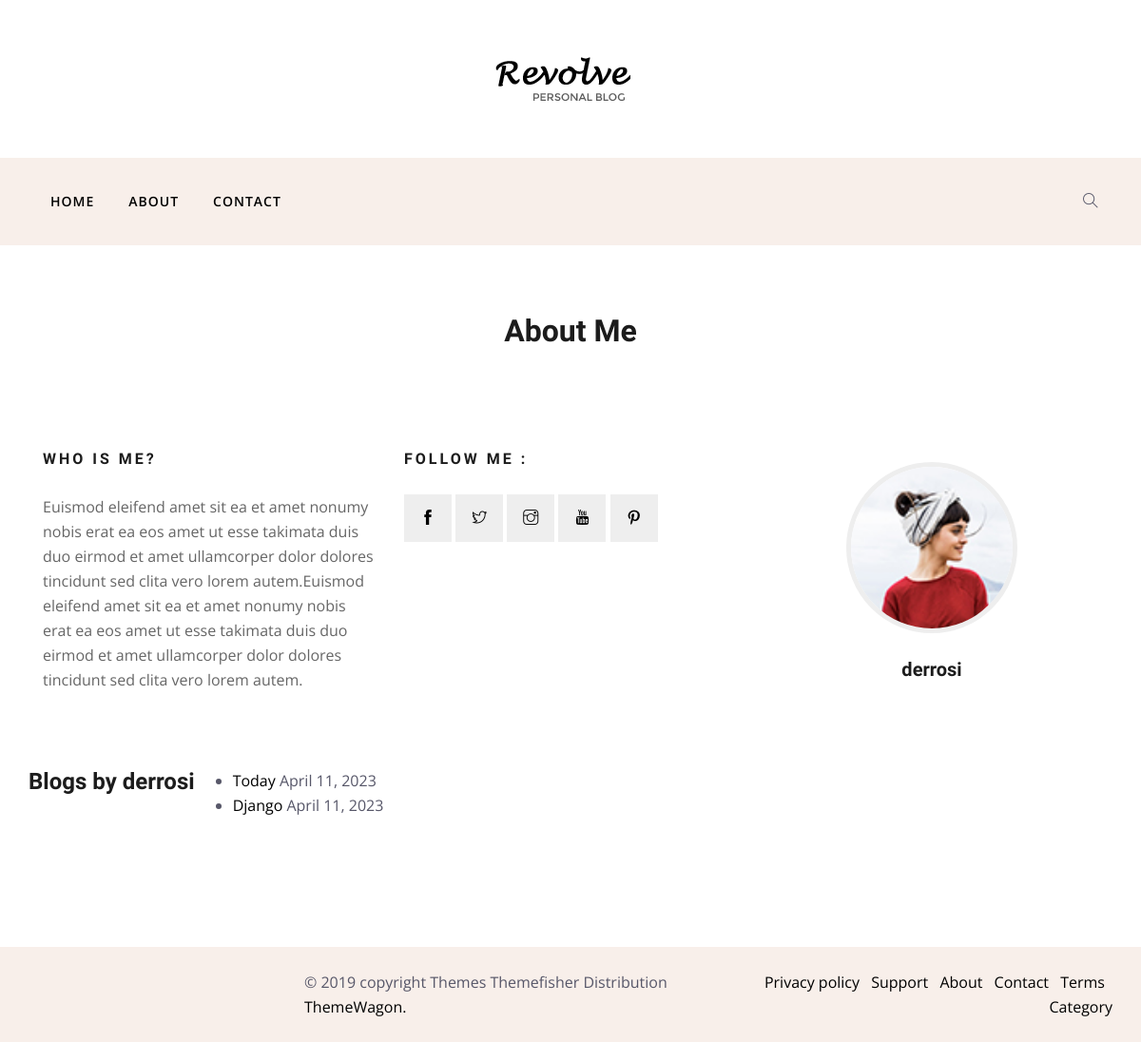
Screenshot of /blog/blogger/2/ with the database file from the repository.
### blog/models.py (models this page shows, shortened)
class BlogAuthor(models.Model):
    user = models.OneToOneField(User, on_delete=models.SET_NULL, null=True)
    bio = models.TextField(max_length=400, help_text="Enter Your Bio Details Here")
    author_avatar = models.ImageField(upload_to='images/author-avatar/')
    class Meta:
        ordering = ["user", "bio", "author_avatar"]
    def get_absolute_url(self):
        return reverse('blogs-by-author', args=[str(self.id)])

class Blog(models.Model):
    category = models.ForeignKey(BlogCategory, on_delete=models.SET_NULL, null=True)
    name = models.CharField(max_length=200)
    author = models.ForeignKey(BlogAuthor, on_delete=models.SET_NULL, null=True)
    description = models.TextField(max_length=2000, help_text="Enter Your Blog Text Here")
    post_date = models.DateField(default=date.today)
    banner_image = models.ImageField(upload_to='images/blog-images/')
    blog_short_description = models.CharField(max_length=255, default="Enter A short Description")
    class Meta:
        ordering = ['-post_date']
    def get_absolute_url(self):
        return reverse('blog-detail', args=[str(self.id)])

### blog/views.py (the view)
# urls.py: path('blogger/<int:pk>/', views.BlogListByAuthorView.as_view(), name='blogs-by-author')
class BlogListByAuthorView(generic.ListView):
    model = Blog
    template_name = 'blog/blog_list_by_author.html'
    def get_queryset(self):
        id = self.kwargs['pk']
        target_author = get_object_or_404(BlogAuthor, pk=id)
        return Blog.objects.filter(author=target_author)
    def get_context_data(self, **kwargs):
        context = super(BlogListByAuthorView, self).get_context_data(**kwargs)
        context['blogger'] = get_object_or_404(BlogAuthor, pk=self.kwargs['pk'])
        return context

### blog/templates/blog/blog_list_by_author.html (shortened to what this page needs)
{% extends 'blog/base.html' %}
{% block body %}
    {% load static %}
    <body>
    <div class="header-logo py-5 d-none d-lg-block">
        <div class="container">
            <div class="row justify-content-center">
                <div class="col-lg-6 text-center">
                    <a class="navbar-brand" href="{% url 'blogs' %}"><img src="{% static 'blog/images/logo.png' %}"
                                                                          alt=""
                                                                          class="img-fluid w-100"></a>
                </div>
            </div>
        </div>
    </div>
    <header class="header-top bg-grey justify-content-center">
        <nav class="navbar navbar-expand-lg navigation">
            <div class="container">
                <div class="collapse navbar-collapse" id="navbarContent">
                    <ul id="menu" class="menu navbar-nav ">
                        <li class="nav-item dropdown  pl-0">
                            <a class="nav-link " href="{% url 'blogs' %}" role="button" aria-haspopup="true"
                               aria-expanded="false">
                                Home
                            </a>
                        </li>
                        <li class="nav-item"><a href="about.html" class="nav-link">About</a></li>
                        <li class="nav-item"><a href="contact.html" class="nav-link">Contact</a></li>
                    </ul>
                </div>
                <div class="text-right search d-none d-lg-block">
                    <div class="search_toggle"><i class="ti-search"></i></div>
                </div>
            </div>
        </nav>
    </header>
    <div class="breadcrumb-wrapper">
        <div class="container">
            <div class="row">
                <div class="col-sm-12">
                    <div class="text-center">
                        <h2 class="lg-title">About Me</h2>
                    </div>
                </div>
            </div>
        </div>
    </div>
    <section class="pt-5 padding-bottom">
        <div class="container">
            <div class="row">
                <div class="col-lg-12 col-md-12 col-sm-12 col-xs-12">
                    <div class="row justify-content-center mt-5">
                        <div class="col-lg-12">
                            <div class="row">
                                <div class="col-lg-4">
                                    <h5 class="text-uppercase letter-spacing mb-4">Who is me?</h5>
                                    <p>{{ blogger.bio}}</p>
                                </div>
                                <div class="col-lg-4">
                                    <h5 class="text-uppercase letter-spacing mb-4">Follow Me :</h5>
                                    <div class="follow-socials">
                                        <a href="#" class="fb"><i class="ti-facebook"></i></a>
                                        <a href="#" class="twt"><i class="ti-twitter"></i></a>
                                        <a href="#" class="inst"><i class="ti-instagram"></i></a>
                                        <a href="#" class="youtube"><i class="ti-youtube"></i></a>
                                        <a href="#" class="pint"><i class="ti-pinterest"></i></a>
                                    </div>
                                </div>
                                <div class="col-lg-4">
                                    <div class="sidebar-widget about mb-5 text-center p-3">
                                        <div class="about-author">
                                            <img src="{{blogger.author_avatar.url}}" alt="" class="img-fluid">
                                        </div>
                                        <a href="{{ blogger.get_absolute_url }}"><h4 class="mb-0 mt-4">{{ blogger.user }}</h4></a>
                                    </div>
                                </div>
                            </div>
                            <div class="row">
                                {% if blog_list %}
                                    <h3>Blogs by {{ blogger.user }}</h3>
                                <ul>
                                {% for blog in blog_list %}
                                    <li>
                                        <a href="{{ blog.get_absolute_url }}">{{ blog.name }}</a> {{ blog.post_date }}
                                    </li>
                                {% endfor %}
                                </ul>
                                {% else %}
                                    <p>This Blogger Hasn't Posted Anything yet</p>
                                {% endif %}
                            </div>
                        </div>
                    </div>
                </div>
            </div>
        </div>
    </section>
</body>
{% endblock body %}

### blog/static/blog/css/style.css (style rules this page uses)
body, p { font-family: "Open Sans", sans-serif; line-height: 26px; font-size: 16px; text-rendering: optimizeLegibility; color: #666; font-weight: 400; }
html { overflow-x: hidden; width: 100%; height: 100%; }
h1, .h1, h2, .h2, h3, .h3, h4, .h4, h5, .h5, h6, .h6 { color: #1c1c1c; font-weight: 600; font-family: "Unna", serif; }
h2, .h2 { font-size: 32px; line-height: 36px; font-weight: 700; }
h3, .h3 { font-size: 24px; font-weight: 700; }
h4, .h4 { font-size: 20px; line-height: 28px; }
h5, .h5 { font-size: 16px; line-height: 26px; }
body { background: #fff; color: #575769; }
html, body { height: 100%; }
a { transition: all 0.3s ease-in-out; color: #000; }
a:link, a:visited { text-decoration: none; }
.letter-spacing { letter-spacing: 3px; }
.bg-grey { background: #f8efea; }
.padding-bottom { padding-bottom: 120px; }
.navigation .menu { padding: 0px; }
.navigation .menu li { text-align: left; padding: 0px 10px; }
.navigation .menu li a { color: #000; display: inline-block; line-height: 26px; letter-spacing: 1px; }
.navigation .menu .dropdown { position: relative; }
.navbar-nav .nav-link { transition: all 500ms ease; -moz-transition: all 500ms ease; -webkit-transition: all 500ms ease; -ms-transition: all 500ms ease; -o-transition: all 500ms ease; font-family: "Open Sans", sans-serif; text-transform: uppercase; font-size: 14px; font-weight: 600; padding: 25px 0px; }
.search_toggle { cursor: pointer; }
.header-top { position: relative !important; }
.sidebar-widget.about .about-author img { border-radius: 100%; width: 180px; height: 180px; border: 5px solid #eee; }
.follow-socials a { width: 50px; height: 50px; display: inline-block; text-align: center; color: #000; padding-top: 12px; margin-bottom: 5px; background: #eee; }
.breadcrumb-wrapper { margin-top: 4.5rem; }

### rows the page displays
BlogAuthor: bio "Euismod eleifend amet sit ea et amet nonumy nobis erat ea eos amet ut esse takimata duis duo eirmod et amet ullamcorper dolor dolores tincidunt sed clita vero lorem autem.Euismod eleifend amet sit ea et amet nonumy nobis erat ea eos amet ut esse takimata duis duo eirmod et amet ullamcorper dolor dolores tincidunt sed clita vero lorem autem.", author_avatar (picture), user "derrosi"
Blog: name "Today", post_date "April 11, 2023"
Blog: name "Django", post_date "April 11, 2023"
